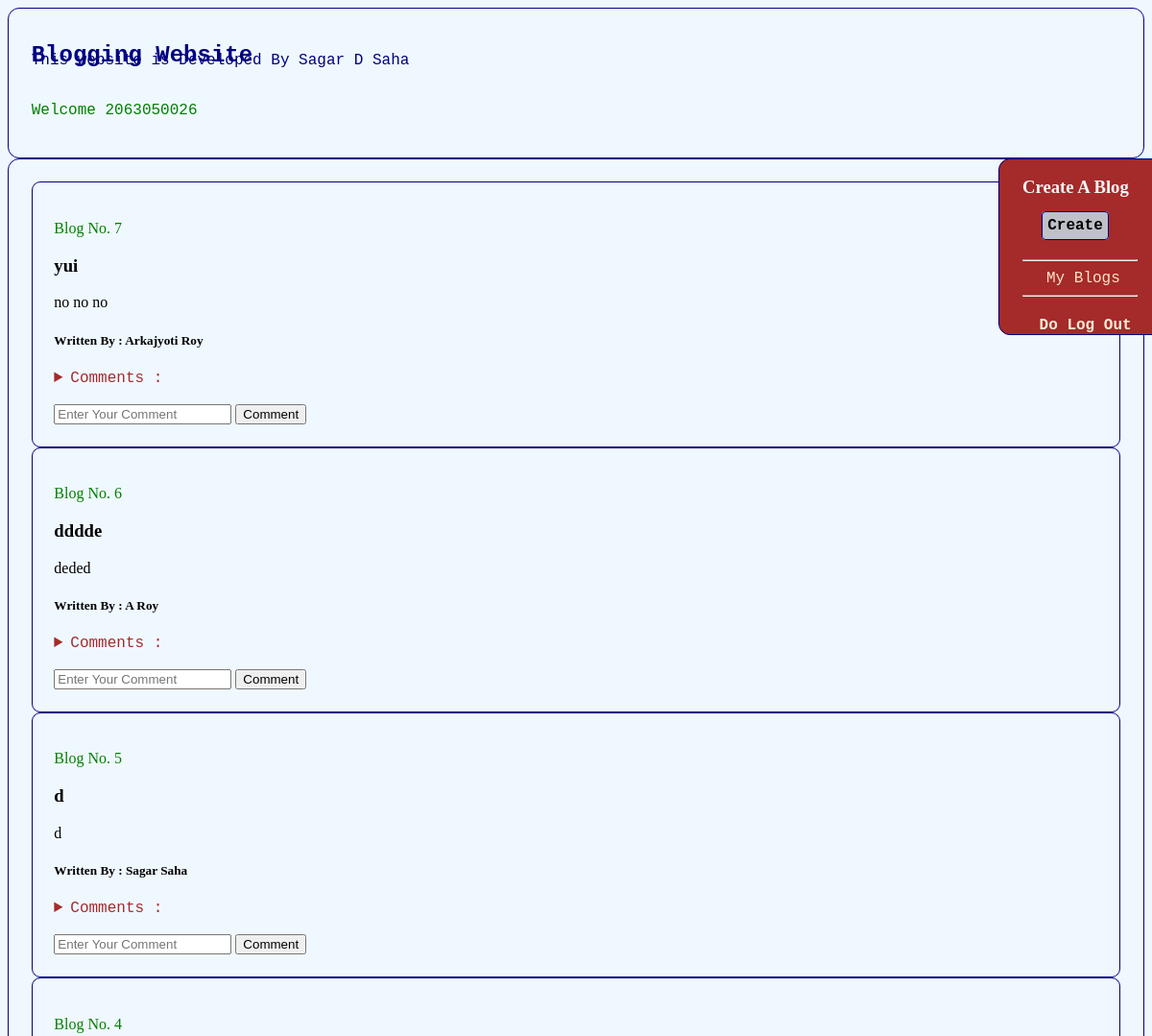
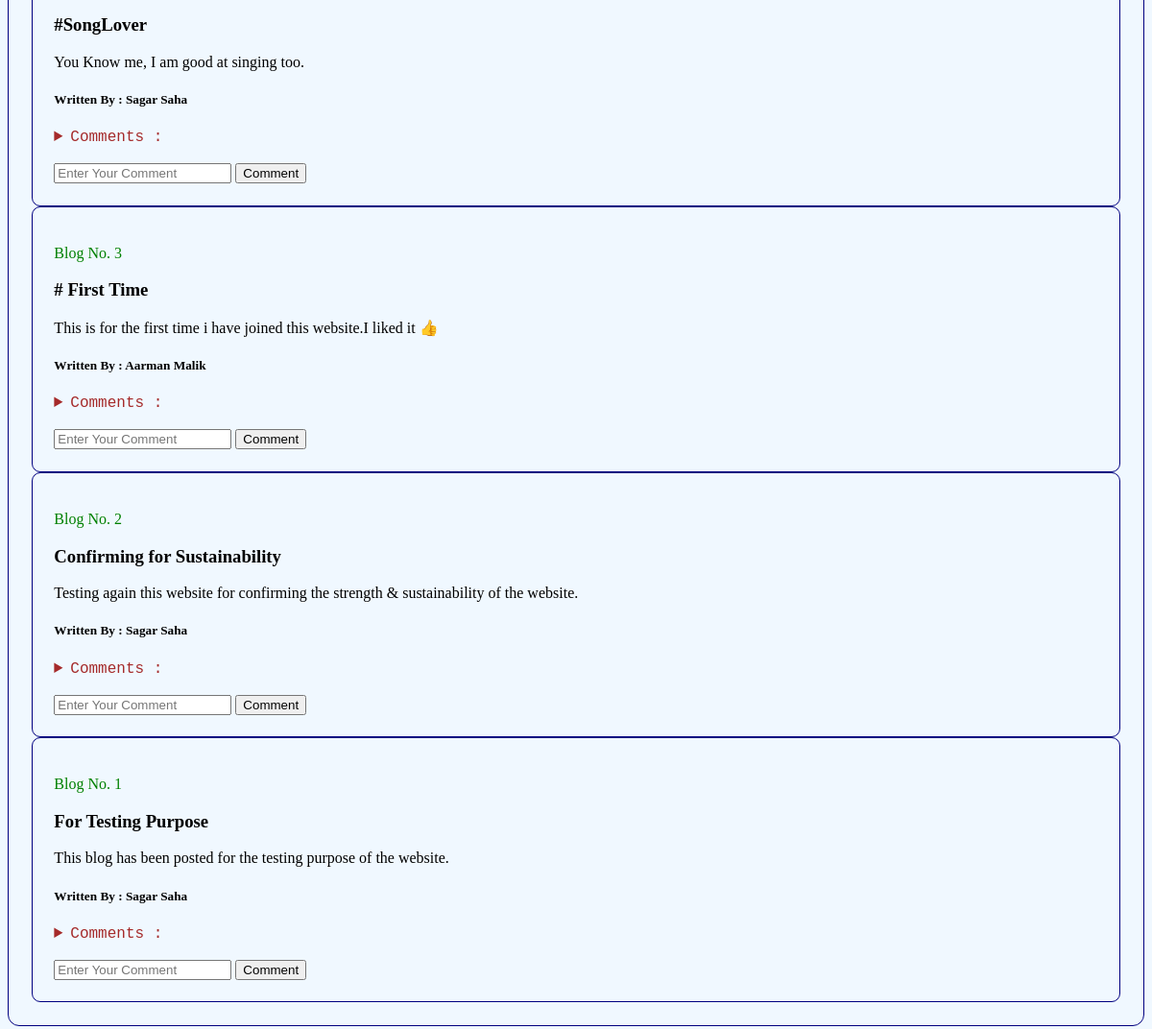
The page /blog.php (signed in) on the database its author committed (2 pictures, top to bottom).
### tables this page shows
CREATE TABLE `blog` (
  `id` int(11) NOT NULL,
  `type` varchar(60) NOT NULL,
  `blog` varchar(600) NOT NULL,
  `writer` int(11) NOT NULL
);

CREATE TABLE `users` (
  `userid` int(60) NOT NULL,
  `roll` varchar(60) NOT NULL,
  `pass` varchar(60) NOT NULL,
  `name` varchar(60) NOT NULL,
  `phone` varchar(60) NOT NULL,
  `email` varchar(60) NOT NULL,
  `addr` varchar(60) NOT NULL,
  `ct` datetime NOT NULL DEFAULT current_timestamp()
);

### blog.php (the view, shortened to what this page needs)
<?php
if (isset($_SERVER['REQUEST_METHOD'])) {
    require "connector.php";
    $sql_query = "SELECT * FROM blog LEFT JOIN users ON blog.writer=users.userid ORDER BY id DESC ";
    $last_query = mysqli_query($connection, $sql_query);
}
?>
<!DOCTYPE html>
<html lang="en">
<head>
</head>
<body>
    <div id="head_box">
        <h2>Blogging Website</h2>
        <marquee behavior="scroll" direction="left">
            This website is Developed By Sagar D Saha
        </marquee>
        <br>
        <a href="index.php">
            <p id="welcome_user">Welcome
                <?php
                echo $_SESSION['username'];
                ?>
            </p>
        </a>
    </div>
    <div id="side_box">
        <h3>Create A Blog</h3>
        <buttom onclick="blog_form_show();">Create</buttom>
        <br>
        <br>
        <hr>
        <a href="my_blog.php" class="mfg">My Blogs</a>
        <hr>
        <a href="out.php">
            <h4 id="blog_tail">&nbsp;Do Log Out</h4>
        </a>
        <br>
    </div>
    <div id="blog_box_1">
        <?php
        if (mysqli_num_rows($last_query) > 0) {
            while ($loop = mysqli_fetch_array($last_query)) {
        ?>
                <div id="blog_box_2">
                    <p class="dom_z">
                        Blog No.
                        <?php echo $loop["id"]; ?>
                    </p>
                    <h3>
                        <?php echo $loop["type"]; ?>
                    </h3>
                    <p>
                        <?php echo $loop["blog"]; ?>
                    </p>
                    <h5>Written By : <?php echo $loop["name"]; ?></h5>
                    <details>
                        <summary>Comments :</summary>
                    </details>
                    <br>
                    <form action="comment_load.php" method="POST">
                        <input type="text" name="comment" placeholder="Enter Your Comment" required="required">
                        <button type="submit" onclick="blog_form_hide();">Comment</button>
                    </form>
                </div>
        <?php
            }
        } else {
            echo "No Blogs found";
        }
        ?>
    </div>
</body>
</html>

### blog.php (style rules this page uses)
body { background-color: aliceblue; }
#blog_tail { font-family: 'Courier New', Courier, monospace; color: antiquewhite; margin-left: 8px; }
a { text-decoration: none; }
#head_box { border: navy 1px solid; border-radius: 12px; padding: 2%; font-family: 'Courier New', Courier, monospace; color: navy; display: flexbox; }
#head_box h2 { margin: 1% 0% -1.5% 0%; display: flexbox; }
#blog_box_1 { border: navy 1px solid; border-radius: 12px; padding: 2%; }
#blog_box_2 { border: navy 1px solid; border-radius: 9px; padding: 2%; }
.dom_z { color: green; }
buttom { padding: 4%; background-color: #bfc0c8; color: black; font-family: 'Courier New', Courier, monospace; border: 0.5px solid navy; cursor: pointer; margin: 0% 0% 0% 17%; font-weight: 560; border-radius: 4px; }
#side_box { padding: 2%; padding-top: 0%; background-color: brown; color: whitesmoke; margin-bottom: -10%; margin-left: 86%; height: 158px; position: fixed; border-top-left-radius: 12px; border-bottom-left-radius: 12px; width: 10%; border: 0.5px solid navy; }
#welcome_user { color: green; font-weight: 200; font-family: 'Courier New', Courier, monospace; }
details { color: brown; }
summary { font-family: 'Courier New', Courier, monospace; }
summary::after { color: #bfc0c8; }
.mfg { margin-left:25px;color:bisque;font-family:'Courier New', Courier, monospace; }

### rows shown on the page
blog: id "7", type "yui", blog "no no no", writer.name "Arkajyoti Roy"
blog: id "6", type "dddde", blog "deded", writer.name "A Roy"
blog: id "5", type "d", blog "d", writer.name "Sagar Saha"
blog: id "4", type "#SongLover", blog "You Know me, I am good at singing too.", writer.name "Sagar Saha"
blog: id "3", type "# First Time", blog "This is for the first time i have joined this website.I liked it 👍", writer.name "Aarman Malik"
blog: id "2", type "Confirming for Sustainability", blog "Testing again this website for confirming the strength & sustainability of the website.", writer.name "Sagar Saha"
blog: id "1", type "For Testing Purpose", blog "This blog has been posted for the testing purpose of the website.", writer.name "Sagar Saha"

### other values the page prints
$_SESSION['username'] "2063050026"
